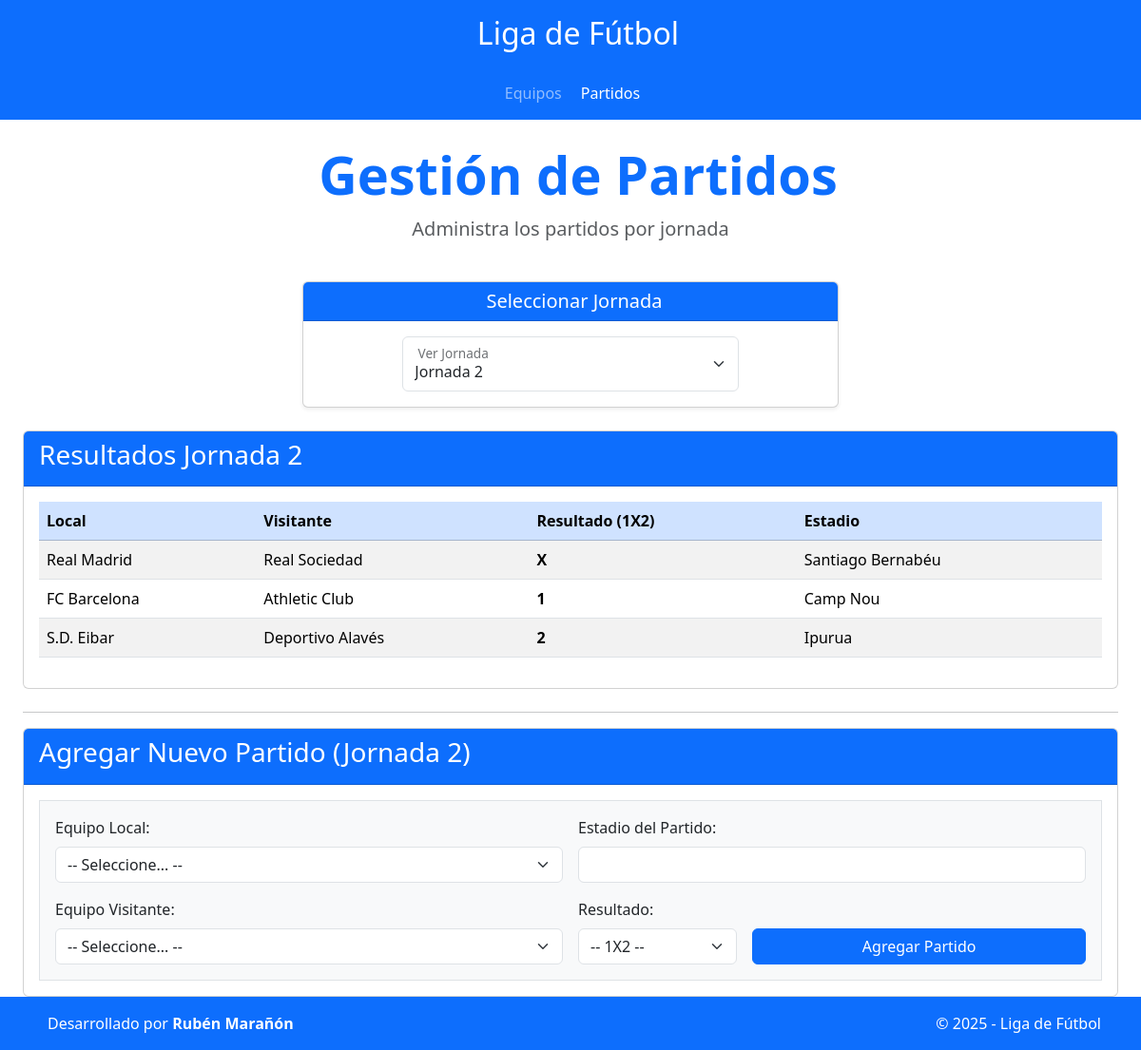
/app/partidos.php?jornada=2, run on the app's committed database.
### tables this page shows
CREATE TABLE IF NOT EXISTS `partidos` (
  `id` int(11) NOT NULL AUTO_INCREMENT,
  `jornada` int(11) NOT NULL,
  `id_equipo_local` int(11) NOT NULL,
  `id_equipo_visitante` int(11) NOT NULL,
  `resultado` char(1) NOT NULL,
  `estadio_partido` varchar(100) NOT NULL,
  PRIMARY KEY (`id`),
  KEY `id_equipo_local` (`id_equipo_local`),
  KEY `id_equipo_visitante` (`id_equipo_visitante`),
  KEY `jornada` (`jornada`),
  CONSTRAINT `partidos_ibfk_1` FOREIGN KEY (`id_equipo_local`) REFERENCES `equipos` (`id`) ON DELETE CASCADE,
  CONSTRAINT `partidos_ibfk_2` FOREIGN KEY (`id_equipo_visitante`) REFERENCES `equipos` (`id`) ON DELETE CASCADE,
  CONSTRAINT `CONSTRAINT_1` CHECK (`id_equipo_local` <> `id_equipo_visitante`)
);

CREATE TABLE IF NOT EXISTS `equipos` (
  `id` int(11) NOT NULL AUTO_INCREMENT,
  `nombre` varchar(100) NOT NULL DEFAULT '0',
  `estadio` varchar(100) NOT NULL DEFAULT '0',
  PRIMARY KEY (`id`),
  UNIQUE KEY `nombre` (`nombre`)
);

### persistence/conf/PersistentManager.php (called while the page is built, shortened)
<?php
class PersistentManager {
    private static $instance = null;
    private static $connection = null;
    private $userBD = "";
    private $psswdBD = "";
    private $nameBD = "";
    private $hostBD = "";
    public static function getInstance() {
        if (!self::$instance instanceof self) {
            self::$instance = new self;
        }
        return self::$instance;
    }
    private function __construct() {
        PersistentManager::$connection = mysqli_connect($this->hostBD, $this->userBD, $this->psswdBD, $this->nameBD)
                or die("Could not connect to db: " . mysqli_connect_error());
        mysqli_query(PersistentManager::$connection, "SET NAMES 'utf8'");
    }
    function get_connection() {
        return PersistentManager::$connection;
    }
}
?>

### persistence/DAO/GenericDAO.php (called while the page is built, shortened)
<?php
require_once __DIR__ . '/../conf/PersistentManager.php';
abstract class GenericDAO {
    public function __construct() {
        $manager = PersistentManager::getInstance();
        $this->conn = $manager->get_Connection();
    }
}

### persistence/DAO/PartidoDAO.php (called while the page is built, shortened)
<?php
require_once __DIR__ . '/GenericDAO.php';
class PartidoDAO extends GenericDAO {
    public function getByJornada(int $jornada): array {
        $sql = "SELECT p.jornada, el.nombre AS local, ev.nombre AS visitante, p.resultado, p.estadio_partido
                FROM partidos p
                JOIN equipos el ON p.id_equipo_local = el.id
                JOIN equipos ev ON p.id_equipo_visitante = ev.id
                WHERE p.jornada = ? ORDER BY p.id ASC";
        $stmt = $this->conn->prepare($sql);
        $stmt->bind_param('i', $jornada);
        $stmt->execute();
        $result = $stmt->get_result();
        $partidos = $result->fetch_all(MYSQLI_ASSOC);
        return $partidos;
    }
    public function getAllJornadas(): array {
        $query = "SELECT DISTINCT jornada FROM partidos ORDER BY jornada ASC";
        $result = $this->conn->query($query);
        $jornadas = [];
        while ($row = $result->fetch_row()) {
            $jornadas[] = (int)$row[0];
        }
        return $jornadas;
    }
}

### app/partidos.php (the view, shortened to what this page needs)
<?php
require_once __DIR__ . '/../persistence/DAO/PartidoDAO.php';
$partidos = [];
$jornadasDisponibles = [];
try {
    $partidoDAO = new PartidoDAO();
    $jornadaSeleccionada = (int)($_GET['jornada'] ?? 1);
    $partidos = $partidoDAO->getByJornada($jornadaSeleccionada);
    $jornadas = $partidoDAO->getAllJornadas();
    $maxJornada = empty($jornadas) ? 1 : max($jornadas);
    $jornadasDisponibles = array_unique(array_merge($jornadas, range(1, $maxJornada + 2)));
    sort($jornadasDisponibles);
} catch (Exception $e) {
    $error = "Error crítico de base de datos: " . $e->getMessage();
}
include __DIR__ . '/../templates/header.php';
include __DIR__ . '/../templates/menu.php';
?>
<div class="container-fluid px-4">
    <div class="row mb-4">
        <div class="col-12">
            <div class="text-center">
                <h1 class="display-4 text-primary fw-bold">
                    <i class="bi bi-calendar-event me-3"></i>Gestión de Partidos
                </h1>
                <p class="lead text-muted">Administra los partidos por jornada</p>
            </div>
        </div>
    </div>
    <div class="row mb-4">
        <div class="col-lg-6 mx-auto">
            <div class="card shadow-sm">
                <div class="card-header bg-primary text-white text-center">
                    <h5 class="mb-0">
                        <i class="bi bi-funnel me-2"></i>Seleccionar Jornada
                    </h5>
                </div>
                <div class="card-body">
                    <form action="partidos.php" method="GET" class="d-flex justify-content-center">
                        <div class="col-md-8">
                            <div class="form-floating">
                                <select name="jornada" id="jornada_select" class="form-select" onchange="this.form.submit()">
                                    <?php foreach ($jornadasDisponibles as $j): ?>
                                        <option value="<?= $j ?>" <?= ($j == $jornadaSeleccionada) ? 'selected' : '' ?>>
                                            Jornada <?= $j ?>
                                        </option>
                                    <?php endforeach; ?>
                                </select>
                                <label for="jornada_select">
                                </label>
                            </div>
                        </div>
                    </form>
                </div>
            </div>
        </div>
    </div>
    <div class="card mb-4">
        <div class="card-header bg-primary text-white">
            <h3 class="card-title">Resultados Jornada <?= (int)$jornadaSeleccionada ?></h3>
        </div>
        <div class="card-body">
            <?php if (empty($partidos)): ?>
                <p>No hay partidos registrados para esta jornada.</p>
            <?php else: ?>
                <div class="table-responsive">
                    <table class="table table-striped table-hover">
                        <thead class="table-primary">
                            <tr>
                                <th>Local</th>
                                <th>Visitante</th>
                                <th>Resultado (1X2)</th>
                                <th>Estadio</th>
                            </tr>
                        </thead>
                        <tbody>
                            <?php foreach ($partidos as $partido): ?>
                                <tr>
                                    <td><?= htmlspecialchars($partido['local']) ?></td>
                                    <td><?= htmlspecialchars($partido['visitante']) ?></td>
                                    <td><strong><?= htmlspecialchars($partido['resultado']) ?></strong></td>
                                    <td><?= htmlspecialchars($partido['estadio_partido']) ?></td>
                                </tr>
                            <?php endforeach; ?>
                        </tbody>
                    </table>
                </div>
            <?php endif; ?>
        </div>
    </div>
    <hr>
    <div class="card">
        <div class="card-header bg-primary text-white">
            <h3 class="card-title">Agregar Nuevo Partido (Jornada <?= (int)$jornadaSeleccionada ?>)</h3>
        </div>
        <div class="card-body">
            <form action="partidos.php?jornada=<?= (int)$jornadaSeleccionada ?>" method="POST" class="border p-3 bg-light">
                <div class="row g-3">
                    <div class="col-md-6">
                        <label for="id_local" class="form-label">Equipo Local:</label>
                        <select name="id_local" id="id_local" class="form-select" required>
                            <option value="">-- Seleccione... --</option>
                        </select>
                    </div>
                     <div class="col-md-6">
                        <label for="estadio_partido" class="form-label">Estadio del Partido:</label>
                        <input type="text" name="estadio_partido" id="estadio_partido" class="form-control" required>
                    </div>
                    <div class="col-md-6">
                        <label for="id_visitante" class="form-label">Equipo Visitante:</label>
                        <select name="id_visitante" id="id_visitante" class="form-select" required>
                            <option value="">-- Seleccione... --</option>
                        </select>
                    </div>
                    <div class="col-md-2">
                        <label for="resultado" class="form-label">Resultado:</label>
                        <select name="resultado" id="resultado" class="form-select" required>
                            <option value="">-- 1X2 --</option>
                        </select>
                    </div>
                    <div class="col-md-4 align-self-end">
                        <button type="submit" class="btn btn-primary w-100">
                            Agregar Partido
                        </button>
                    </div>
                </div>
            </form>
        </div>
    </div>
</div>
<?php
include __DIR__ . '/../templates/footer.php';
?>

### data on the page
partidos: id_equipo_local.nombre "Real Madrid", id_equipo_visitante.nombre "Real Sociedad", resultado "X", estadio_partido "Santiago Bernabéu"
partidos: id_equipo_local.nombre "FC Barcelona", id_equipo_visitante.nombre "Athletic Club", resultado "1", estadio_partido "Camp Nou"
partidos: id_equipo_local.nombre "S.D. Eibar", id_equipo_visitante.nombre "Deportivo Alavés", resultado "2", estadio_partido "Ipurua"

### other printed values
$jornadaSeleccionada "2"
